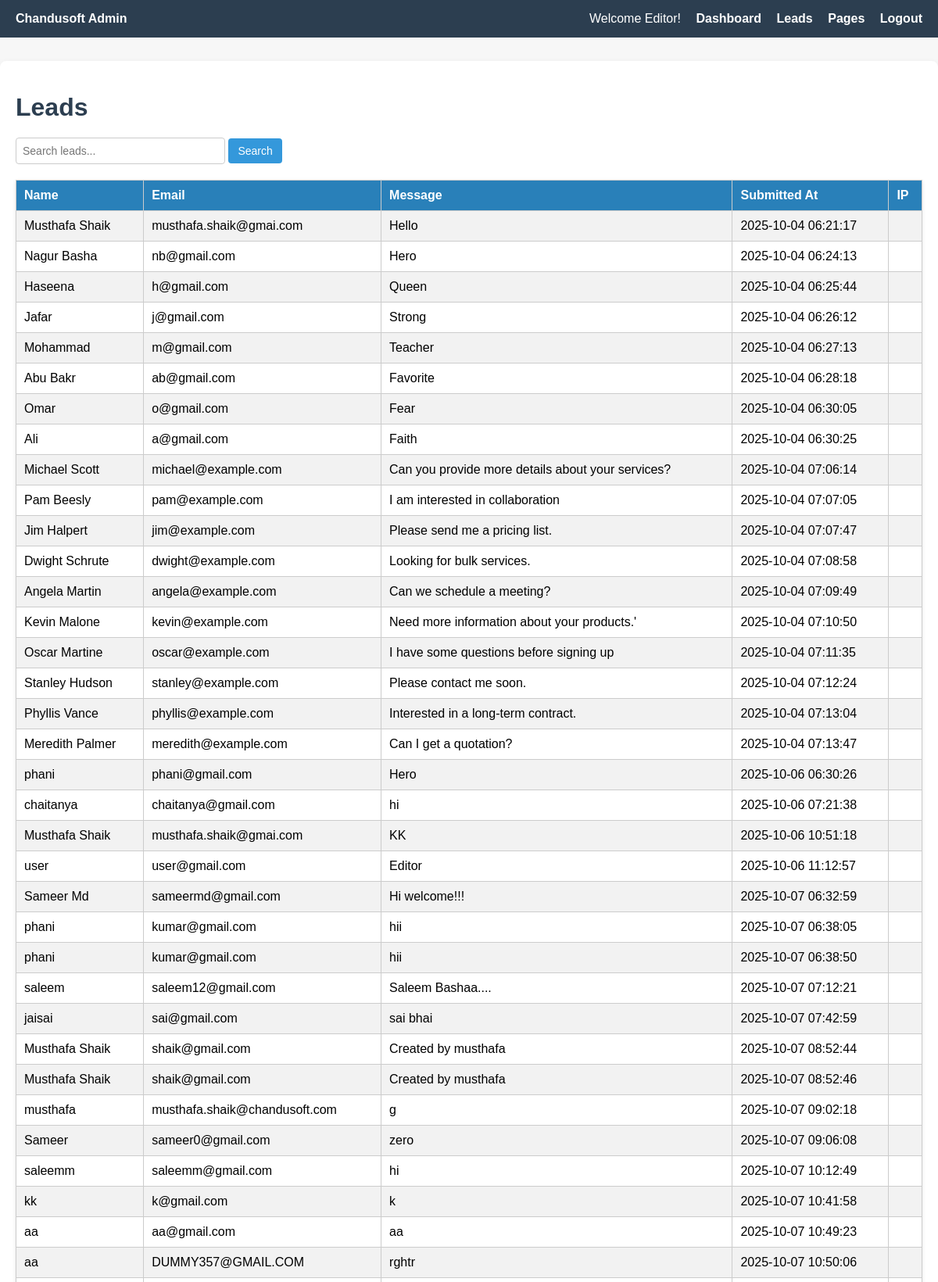
The page /admin/admin-leads.php (signed in, upper part) on the database its author committed.
### tables this page shows
CREATE TABLE `leads` (
  `id` int unsigned NOT NULL AUTO_INCREMENT,
  `name` varchar(100) NOT NULL,
  `email` varchar(100) NOT NULL,
  `message` text NOT NULL,
  `created_at` timestamp NULL DEFAULT CURRENT_TIMESTAMP,
  `IP` varchar(45) DEFAULT NULL,
  PRIMARY KEY (`id`)
);

### admin/admin-leads.php (the view, shortened to what this page needs)
    <?php
$host = 'localhost';
$dbUser = 'root';
$dbPass = '';
$dbName = 'chandusoft';
$conn = new mysqli($host, $dbUser, $dbPass, $dbName);
$search = $_GET['search'] ?? '';
$search = trim($search);
if ($search !== '') {
    $stmt = $conn->prepare("SELECT * FROM leads WHERE id LIKE ? OR name LIKE ? OR email LIKE ? OR message LIKE ? ORDER BY id ASC");
    $likeSearch = "%$search%";
    $stmt->bind_param("ssss", $likeSearch, $likeSearch, $likeSearch, $likeSearch);
    $stmt->execute();
    $resultLatest = $stmt->get_result();
} else {
    $resultLatest = $conn->query("SELECT * FROM leads ORDER BY id ASC");
}
$user = $_SESSION['user'];
$role = htmlspecialchars(ucfirst($user['role'] ?? 'Guest'));
?>
<!DOCTYPE html>
<html>
<head>
</head>
<body>
<div class="navbar">
    <div><strong>Chandusoft Admin</strong></div>
    <div class="links">
         Welcome <?= $role ?>!
        <a href="../app/dashboard.php">Dashboard</a>
        <a href="../admin/admin-leads.php">Leads</a>
        <a href="../admin/pages.php">Pages</a>
        <a href="../admin/logout.php">Logout</a>
    </div>
    </div>
<div class="content">
    <h1>Leads</h1>
    <form method="get" class="search-form">
        <input type="text" name="search" placeholder="Search leads..." value="<?= htmlspecialchars($search) ?>">
        <input type="submit" value="Search">
    </form>
    <table>
        <tr><th>Name</th><th>Email</th><th>Message</th><th>Submitted At</th><th>IP</th></tr>
        <?php while($row = $resultLatest->fetch_assoc()): ?>
        <tr>
            <td><?= htmlspecialchars($row['name']) ?></td>
            <td><?= htmlspecialchars($row['email']) ?></td>
            <td><?= htmlspecialchars($row['message']) ?></td>
            <td><?= htmlspecialchars($row['created_at']) ?></td>
            <td><?= !empty($row['IP']) ? htmlspecialchars($row['IP']) : '' ?></td>
        </tr>
        <?php endwhile; ?>
    </table>
</div>
</body>
</html>

### admin/admin-leads.php (style rules this page uses)
body { font-family: Arial, sans-serif; background: #f7f7f7; margin: 0; padding: 0; }
.navbar { background-color: #2c3e50; color: white; padding: 15px 20px; display: flex; justify-content: space-between; align-items: center; }
.navbar .links a { color: white; text-decoration: none; margin-left: 15px; font-weight: bold; }
.content { padding: 20px; max-width: 1200px; margin: auto; background: white; margin-top: 30px; border-radius: 8px; box-shadow: 0 4px 10px rgba(0,0,0,0.1); }
h1 { margin-bottom: 20px; color: #2c3e50; }
.search-form { margin-bottom: 20px; }
.search-form input[type="text"] { padding: 8px; font-size: 14px; border: 1px solid #ccc; border-radius: 4px; width: 250px; }
.search-form input[type="submit"] { padding: 8px 12px; font-size: 14px; border: none; background-color: #3498db; color: white; border-radius: 4px; cursor: pointer; }
table { border-collapse: collapse; width: 100%; margin-top: 15px; box-shadow: 0 2px 5px rgba(0,0,0,0.1); }
th, td { border: 1px solid #ccc; padding: 10px; text-align: left; }
th { background-color: #2980b9; color: white; }
tr:nth-child(even) { background: #f2f2f2; }

### rows shown on the page
leads: name "Musthafa Shaik", email "musthafa.shaik@gmai.com", message "Hello", created_at "2025-10-04 06:21:17"
leads: name "Nagur Basha", email "nb@gmail.com", message "Hero", created_at "2025-10-04 06:24:13"
leads: name "Haseena", email "h@gmail.com", message "Queen", created_at "2025-10-04 06:25:44"
leads: name "Jafar", email "j@gmail.com", message "Strong", created_at "2025-10-04 06:26:12"
leads: name "Mohammad", email "m@gmail.com", message "Teacher", created_at "2025-10-04 06:27:13"
leads: name "Abu Bakr", email "ab@gmail.com", message "Favorite", created_at "2025-10-04 06:28:18"
leads: name "Omar", email "o@gmail.com", message "Fear", created_at "2025-10-04 06:30:05"
leads: name "Ali", email "a@gmail.com", message "Faith", created_at "2025-10-04 06:30:25"
leads: name "Michael Scott", email "michael@example.com", message "Can you provide more details about your services?", created_at "2025-10-04 07:06:14"
leads: name "Pam Beesly", email "pam@example.com", message "I am interested in collaboration", created_at "2025-10-04 07:07:05"
leads: name "Jim Halpert", email "jim@example.com", message "Please send me a pricing list.", created_at "2025-10-04 07:07:47"
leads: name "Dwight Schrute", email "dwight@example.com", message "Looking for bulk services.", created_at "2025-10-04 07:08:58"
leads: name "Angela Martin", email "angela@example.com", message "Can we schedule a meeting?", created_at "2025-10-04 07:09:49"
leads: name "Kevin Malone", email "kevin@example.com", message "Need more information about your products.'", created_at "2025-10-04 07:10:50"
leads: name "Oscar Martine", email "oscar@example.com", message "I have some questions before signing up", created_at "2025-10-04 07:11:35"
leads: name "Stanley Hudson", email "stanley@example.com", message "Please contact me soon.", created_at "2025-10-04 07:12:24"
leads: name "Phyllis Vance", email "phyllis@example.com", message "Interested in a long-term contract.", created_at "2025-10-04 07:13:04"
leads: name "Meredith Palmer", email "meredith@example.com", message "Can I get a quotation?", created_at "2025-10-04 07:13:47"
leads: name "phani", email "phani@gmail.com", message "Hero", created_at "2025-10-06 06:30:26"
leads: name "chaitanya", email "chaitanya@gmail.com", message "hi", created_at "2025-10-06 07:21:38"
leads: name "Musthafa Shaik", email "musthafa.shaik@gmai.com", message "KK", created_at "2025-10-06 10:51:18"
leads: name "user", email "user@gmail.com", message "Editor", created_at "2025-10-06 11:12:57"
leads: name "Sameer Md", email "sameermd@gmail.com", message "Hi welcome!!!", created_at "2025-10-07 06:32:59"
leads: name "phani", email "kumar@gmail.com", message "hii", created_at "2025-10-07 06:38:05"
leads: name "phani", email "kumar@gmail.com", message "hii", created_at "2025-10-07 06:38:50"
leads: name "saleem", email "saleem12@gmail.com", message "Saleem Bashaa....", created_at "2025-10-07 07:12:21"
leads: name "jaisai", email "sai@gmail.com", message "sai bhai", created_at "2025-10-07 07:42:59"
leads: name "Musthafa Shaik", email "shaik@gmail.com", message "Created by musthafa", created_at "2025-10-07 08:52:44"
leads: name "Musthafa Shaik", email "shaik@gmail.com", message "Created by musthafa", created_at "2025-10-07 08:52:46"
leads: name "musthafa", email "musthafa.shaik@chandusoft.com", message "g", created_at "2025-10-07 09:02:18"
leads: name "Sameer", email "sameer0@gmail.com", message "zero", created_at "2025-10-07 09:06:08"
leads: name "saleemm", email "saleemm@gmail.com", message "hi", created_at "2025-10-07 10:12:49"
leads: name "kk", email "k@gmail.com", message "k", created_at "2025-10-07 10:41:58"
leads: name "aa", email "aa@gmail.com", message "aa", created_at "2025-10-07 10:49:23"
leads: name "aa", email "DUMMY357@GMAIL.COM", message "rghtr", created_at "2025-10-07 10:50:06"

### other values the page prints
$role "Editor"
